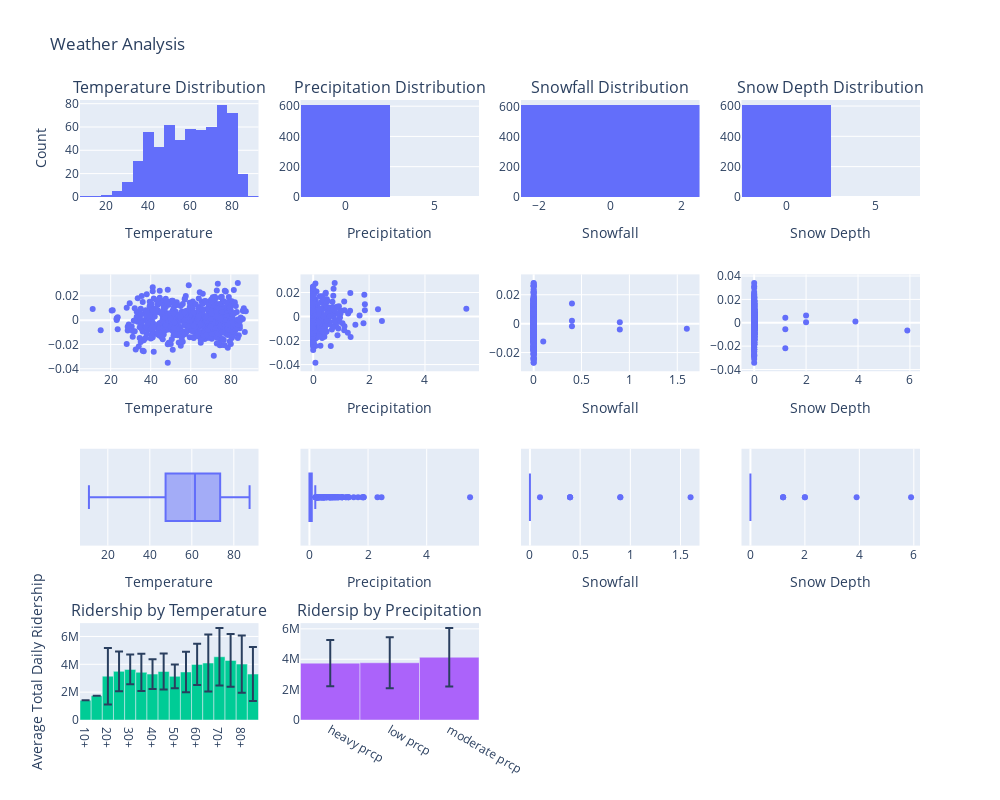

The notebook cell saved with this chart:
### Code cell
fig = make_subplots(rows=4, cols=4,
                    subplot_titles=("Temperature Distribution",
                                    "Precipitation Distribution",
                                    "Snowfall Distribution",
                                    "Snow Depth Distribution",
                                   '','','','',
                                    '','','','',
                                    'Ridership by Temperature','Ridersip by Precipitation'
                                   ))
# temp_dist = ff.create_distplot([daily_date_with_weather.Avg_Temperature.to_list()],
#                          group_labels=["Temperature"], bin_size=5)
labels=["Temperature","Precipitation","Snowfall"," Snow Depth"]
colors=["blue","red","green","orange"]
parameters_bins=['Temperature_Bin','PRCP_Bin']
for i,parameter in enumerate(['Avg_Temperature','PRCP',"SNOW","SNWD"]):
    weather_distribution=px.histogram(daily_date_with_weather, x=parameter,
                                      nbins=20)
    fig.add_trace(weather_distribution.data[0],row=1,col=i+1)
    fig.update_xaxes(title_text=labels[i],row=1,col=i+1)
    weather_distribution2=px.scatter(x=daily_date_with_weather[parameter],
                                   y=np.random.normal(loc=0,scale=0.01,
                                                      size=len(daily_date_with_weather[parameter])
                                                     ))
    fig.add_trace(weather_distribution2.data[0],row=2,col=i+1)   
    fig.update_xaxes(title_text=labels[i],row=2,col=i+1)
    
    weather_box=px.box(daily_date_with_weather, x=parameter)
    fig.add_trace(weather_box.data[0],row=3,col=i+1)
    fig.update_xaxes(title_text=labels[i],row=3,col=i+1)
fig.update_yaxes(title_text="Count",row=1,col=1)

for i,parameter_bin in enumerate(parameters_bins):
    weather_into_bins=daily_date_with_weather.groupby(parameter_bin)['sum'].agg(['mean','std','size'])
    fig.add_trace(go.Bar(x=weather_into_bins.index,
                    y=weather_into_bins['mean'],
                    error_y=dict(type='data',array=weather_into_bins['std'].to_list()),
                     showlegend=False
                    ),row=4,col=i+1)
fig.update_yaxes(title_text="Average Total Daily Ridership",row=4,col=1)
fig.update_layout(height=800, width=1000,title_text="Weather Analysis")
fig.show()

### Figure 1 — Plotly figure (JSON) as saved in the notebook; plotly's stock layout.template omitted (floating-point values rounded to 4 significant figures; data arrays with more than 128 entries replaced by an {"elided": "..."} marker saying what was removed)
{"data": [{"alignmentgroup": "True", "bingroup": "x", "hovertemplate": "Avg_Temperature=%{x}<br>count=%{y}<extra></extra>", "legendgroup": "", "marker": {"color": "#636efa", "pattern": {"shape": ""}}, "name": "", "nbinsx": 20, "offsetgroup": "", "orientation": "v", "showlegend": false, "type": "histogram", "x": {"elided": "610 float values"}, "xaxis": "x", "yaxis": "y"}, {"hovertemplate": "x=%{x}<br>y=%{y}<extra></extra>", "legendgroup": "", "marker": {"color": "#636efa", "symbol": "circle"}, "mode": "markers", "name": "", "orientation": "v", "showlegend": false, "type": "scatter", "x": {"elided": "610 float values"}, "xaxis": "x5", "y": {"elided": "610 float values"}, "yaxis": "y5"}, {"alignmentgroup": "True", "hovertemplate": "Avg_Temperature=%{x}<extra></extra>", "legendgroup": "", "marker": {"color": "#636efa"}, "name": "", "notched": false, "offsetgroup": "", "orientation": "h", "showlegend": false, "type": "box", "x": {"elided": "610 float values"}, "x0": " ", "xaxis": "x9", "y0": " ", "yaxis": "y9"}, {"alignmentgroup": "True", "bingroup": "x", "hovertemplate": "PRCP=%{x}<br>count=%{y}<extra></extra>", "legendgroup": "", "marker": {"color": "#636efa", "pattern": {"shape": ""}}, "name": "", "nbinsx": 20, "offsetgroup": "", "orientation": "v", "showlegend": false, "type": "histogram", "x": {"elided": "610 float values"}, "xaxis": "x2", "yaxis": "y2"}, {"hovertemplate": "x=%{x}<br>y=%{y}<extra></extra>", "legendgroup": "", "marker": {"color": "#636efa", "symbol": "circle"}, "mode": "markers", "name": "", "orientation": "v", "showlegend": false, "type": "scatter", "x": {"elided": "610 float values"}, "xaxis": "x6", "y": {"elided": "610 float values"}, "yaxis": "y6"}, {"alignmentgroup": "True", "hovertemplate": "PRCP=%{x}<extra></extra>", "legendgroup": "", "marker": {"color": "#636efa"}, "name": "", "notched": false, "offsetgroup": "", "orientation": "h", "showlegend": false, "type": "box", "x": {"elided": "610 float values"}, "x0": " ", "xaxis": "x10", "y0": " ", "yaxis": "y10"}, {"alignmentgroup": "True", "bingroup": "x", "hovertemplate": "SNOW=%{x}<br>count=%{y}<extra></extra>", "legendgroup": "", "marker": {"color": "#636efa", "pattern": {"shape": ""}}, "name": "", "nbinsx": 20, "offsetgroup": "", "orientation": "v", "showlegend": false, "type": "histogram", "x": {"elided": "610 float values"}, "xaxis": "x3", "yaxis": "y3"}, {"hovertemplate": "x=%{x}<br>y=%{y}<extra></extra>", "legendgroup": "", "marker": {"color": "#636efa", "symbol": "circle"}, "mode": "markers", "name": "", "orientation": "v", "showlegend": false, "type": "scatter", "x": {"elided": "610 float values"}, "xaxis": "x7", "y": {"elided": "610 float values"}, "yaxis": "y7"}, {"alignmentgroup": "True", "hovertemplate": "SNOW=%{x}<extra></extra>", "legendgroup": "", "marker": {"color": "#636efa"}, "name": "", "notched": false, "offsetgroup": "", "orientation": "h", "showlegend": false, "type": "box", "x": {"elided": "610 float values"}, "x0": " ", "xaxis": "x11", "y0": " ", "yaxis": "y11"}, {"alignmentgroup": "True", "bingroup": "x", "hovertemplate": "SNWD=%{x}<br>count=%{y}<extra></extra>", "legendgroup": "", "marker": {"color": "#636efa", "pattern": {"shape": ""}}, "name": "", "nbinsx": 20, "offsetgroup": "", "orientation": "v", "showlegend": false, "type": "histogram", "x": {"elided": "610 float values"}, "xaxis": "x4", "yaxis": "y4"}, {"hovertemplate": "x=%{x}<br>y=%{y}<extra></extra>", "legendgroup": "", "marker": {"color": "#636efa", "symbol": "circle"}, "mode": "markers", "name": "", "orientation": "v", "showlegend": false, "type": "scatter", "x": {"elided": "610 float values"}, "xaxis": "x8", "y": {"elided": "610 float values"}, "yaxis": "y8"}, {"alignmentgroup": "True", "hovertemplate": "SNWD=%{x}<extra></extra>", "legendgroup": "", "marker": {"color": "#636efa"}, "name": "", "notched": false, "offsetgroup": "", "orientation": "h", "showlegend": false, "type": "box", "x": {"elided": "610 float values"}, "x0": " ", "xaxis": "x12", "y0": " ", "yaxis": "y12"}, {"error_y": {"array": [null, null, 2027000.0, 1433000.0, 1062000.0, 1340000.0, 1064000.0, 1291000.0, 853000.0, 1458000.0, 1485000.0, 2044000.0, 2066000.0, 1890000.0, 2051000.0, 1937000.0], "type": "data"}, "showlegend": false, "type": "bar", "x": ["10+", "15+", "20+", "25+", "30+", "35+", "40+", "45+", "50+", "55+", "60+", "65+", "70+", "75+", "80+", "85+"], "xaxis": "x13", "y": [1414325, 1749028, 3149000.0, 3493317, 3634000.0, 3428000.0, 3298000.0, 3487000.0, 3134000.0, 3449000.0, 3994000.0, 4092000.0, 4544000.0, 4283000.0, 4015000.0, 3301000.0], "yaxis": "y13"}, {"error_y": {"array": [1530000.0, 1675000.0, 1926000.0], "type": "data"}, "showlegend": false, "type": "bar", "x": ["heavy prcp", "low prcp", "moderate prcp"], "xaxis": "x14", "y": [3744000.0, 3768000.0, 4132000.0], "yaxis": "y14"}], "layout": {"annotations": [{"font": {"size": 16}, "showarrow": false, "text": "Temperature Distribution", "x": 0.1062, "xanchor": "center", "xref": "paper", "y": 1, "yanchor": "bottom", "yref": "paper"}, {"font": {"size": 16}, "showarrow": false, "text": "Precipitation Distribution", "x": 0.3688, "xanchor": "center", "xref": "paper", "y": 1, "yanchor": "bottom", "yref": "paper"}, {"font": {"size": 16}, "showarrow": false, "text": "Snowfall Distribution", "x": 0.6313, "xanchor": "center", "xref": "paper", "y": 1, "yanchor": "bottom", "yref": "paper"}, {"font": {"size": 16}, "showarrow": false, "text": "Snow Depth Distribution", "x": 0.8938, "xanchor": "center", "xref": "paper", "y": 1, "yanchor": "bottom", "yref": "paper"}, {"font": {"size": 16}, "showarrow": false, "text": "Ridership by Temperature", "x": 0.1062, "xanchor": "center", "xref": "paper", "y": 0.1562, "yanchor": "bottom", "yref": "paper"}, {"font": {"size": 16}, "showarrow": false, "text": "Ridersip by Precipitation", "x": 0.3688, "xanchor": "center", "xref": "paper", "y": 0.1562, "yanchor": "bottom", "yref": "paper"}], "height": 800, "title": {"text": "Weather Analysis"}, "width": 1000, "xaxis": {"anchor": "y", "domain": [0, 0.2125], "title": {"text": "Temperature"}}, "xaxis10": {"anchor": "y10", "domain": [0.2625, 0.475], "title": {"text": "Precipitation"}}, "xaxis11": {"anchor": "y11", "domain": [0.525, 0.7375], "title": {"text": "Snowfall"}}, "xaxis12": {"anchor": "y12", "domain": [0.7875, 1], "title": {"text": " Snow Depth"}}, "xaxis13": {"anchor": "y13", "domain": [0, 0.2125]}, "xaxis14": {"anchor": "y14", "domain": [0.2625, 0.475]}, "xaxis15": {"anchor": "y15", "domain": [0.525, 0.7375]}, "xaxis16": {"anchor": "y16", "domain": [0.7875, 1]}, "xaxis2": {"anchor": "y2", "domain": [0.2625, 0.475], "title": {"text": "Precipitation"}}, "xaxis3": {"anchor": "y3", "domain": [0.525, 0.7375], "title": {"text": "Snowfall"}}, "xaxis4": {"anchor": "y4", "domain": [0.7875, 1], "title": {"text": " Snow Depth"}}, "xaxis5": {"anchor": "y5", "domain": [0, 0.2125], "title": {"text": "Temperature"}}, "xaxis6": {"anchor": "y6", "domain": [0.2625, 0.475], "title": {"text": "Precipitation"}}, "xaxis7": {"anchor": "y7", "domain": [0.525, 0.7375], "title": {"text": "Snowfall"}}, "xaxis8": {"anchor": "y8", "domain": [0.7875, 1], "title": {"text": " Snow Depth"}}, "xaxis9": {"anchor": "y9", "domain": [0, 0.2125], "title": {"text": "Temperature"}}, "yaxis": {"anchor": "x", "domain": [0.8438, 1], "title": {"text": "Count"}}, "yaxis10": {"anchor": "x10", "domain": [0.2812, 0.4375]}, "yaxis11": {"anchor": "x11", "domain": [0.2812, 0.4375]}, "yaxis12": {"anchor": "x12", "domain": [0.2812, 0.4375]}, "yaxis13": {"anchor": "x13", "domain": [0, 0.1562], "title": {"text": "Average Total Daily Ridership"}}, "yaxis14": {"anchor": "x14", "domain": [0, 0.1562]}, "yaxis15": {"anchor": "x15", "domain": [0, 0.1562]}, "yaxis16": {"anchor": "x16", "domain": [0, 0.1562]}, "yaxis2": {"anchor": "x2", "domain": [0.8438, 1]}, "yaxis3": {"anchor": "x3", "domain": [0.8438, 1]}, "yaxis4": {"anchor": "x4", "domain": [0.8438, 1]}, "yaxis5": {"anchor": "x5", "domain": [0.5625, 0.7188]}, "yaxis6": {"anchor": "x6", "domain": [0.5625, 0.7188]}, "yaxis7": {"anchor": "x7", "domain": [0.5625, 0.7188]}, "yaxis8": {"anchor": "x8", "domain": [0.5625, 0.7188]}, "yaxis9": {"anchor": "x9", "domain": [0.2812, 0.4375]}}}
